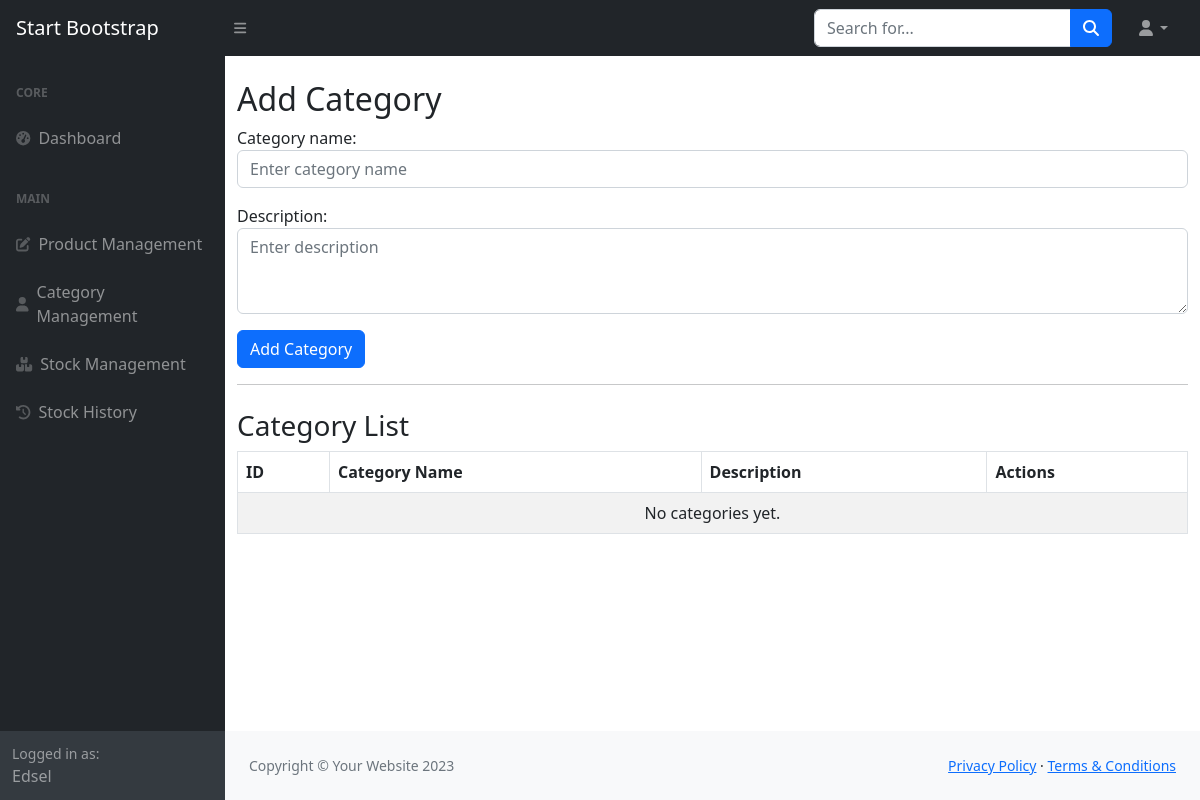
Page /categories/ on the earlier database version.
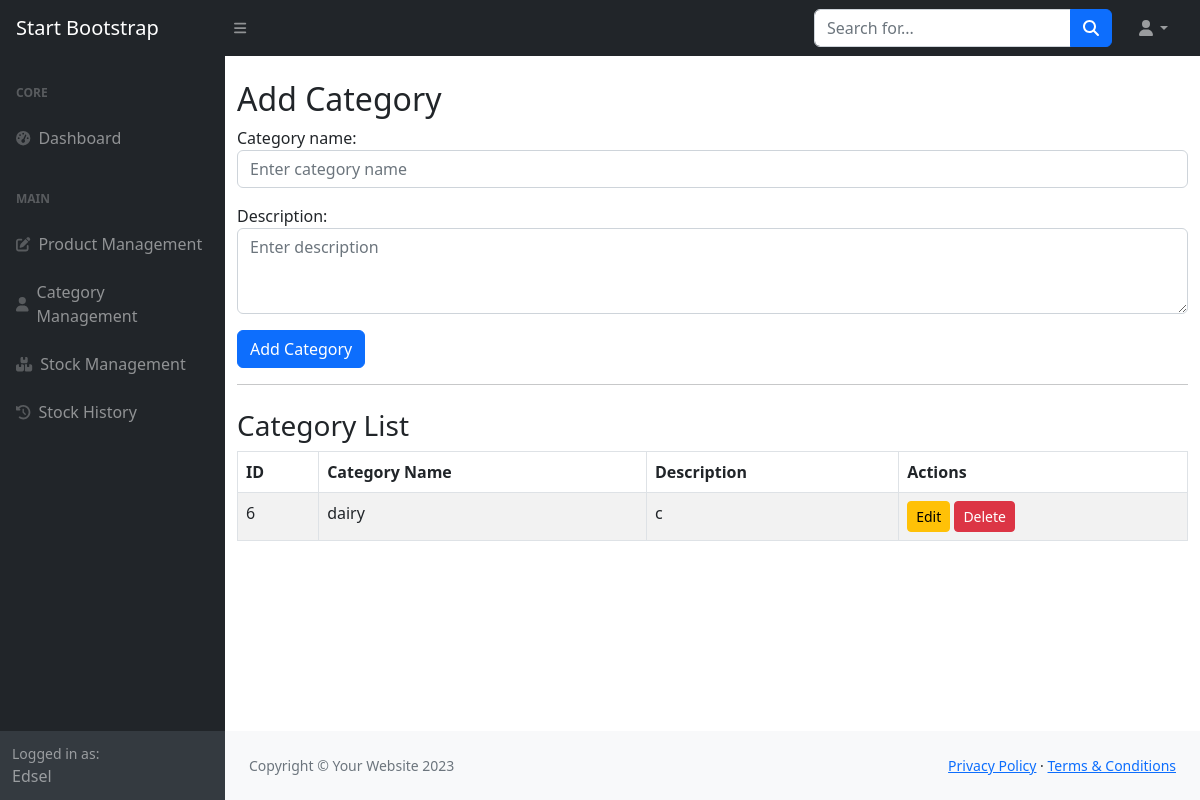
Same page on the later database version.
### inventory/models.py (models this page shows, shortened)
class Category(models.Model):
    category_name = models.CharField(max_length=100)
    description = models.TextField(blank=True)

### inventory/views.py (the view)
# urls.py: path('categories/', views.category_list_add, name='category_list_add'),
def category_list_add(request):
    if request.method == 'POST':
        form = CategoryForm(request.POST)
        if form.is_valid():
            form.save()
            return redirect('category_list_add')
    else:
        form = CategoryForm()
    categories = Category.objects.all()
    return render(request, 'inventory/add_category.html', {
        'form': form,
        'categories': categories
    })

### inventory/forms.py
class CategoryForm(forms.ModelForm):
    class Meta:
        model = Category
        fields = ['category_name', 'description']
        widgets = {
            'category_name': forms.TextInput(attrs={'class': 'form-control', 'placeholder': 'Enter category name'}),
            'description': forms.Textarea(attrs={'class': 'form-control', 'rows': 3, 'placeholder': 'Enter description'}),
        }

### templates/inventory/add_category.html (shortened to what this page needs)
{% include "partials/header.html" %}
<body class="sb-nav-fixed">
    {% include "partials/navbar.html" %}
    <div id="layoutSidenav">
        {% include "partials/sidebar.html" %}
        <div id="layoutSidenav_content">
            <main>
                <div class="container mt-4">
                    <h2>{% if edit_mode %}Edit Category{% else %}Add Category{% endif %}</h2>
                    <form method="POST">
                        {{ form.as_p }}
                        {% if edit_mode %}
                            <button type="submit" class="btn btn-success">Update Category</button>
                            <a href="{% url 'category_list_add' %}" class="btn btn-secondary">Cancel</a>
                        {% else %}
                            <button type="submit" class="btn btn-primary">Add Category</button>
                        {% endif %}
                    </form>
                    <hr>
                    <h3 class="mt-4">Category List</h3>
                    <table class="table table-bordered table-striped mt-2">
                        <thead>
                            <tr>
                                <th>ID</th>
                                <th>Category Name</th>
                                <th>Description</th>
                                <th>Actions</th>
                            </tr>
                        </thead>
                        <tbody>
                            {% for category in categories %}
                            <tr>
                                <td>{{ category.id }}</td>
                                <td>{{ category.category_name }}</td>
                                <td>{{ category.description }}</td>
                                <td>
                                    <a href="{% url 'category_edit' category.id %}" class="btn btn-warning btn-sm">Edit</a>
                                    <a href="{% url 'category_delete' category.id %}" class="btn btn-danger btn-sm"
                                       onclick="return confirm('Are you sure you want to delete this category?');">Delete</a>
                                </td>
                            </tr>
                            {% empty %}
                            <tr><td colspan="4" class="text-center">No categories yet.</td></tr>
                            {% endfor %}
                        </tbody>
                    </table>
                </div>
            </main>
            {% include "partials/footer.html" %}
        </div>
    </div>
</body>
</html>

Differences in the rows shown:
added Category: id "6", category_name "dairy", description "c"
Other differences:
text no longer shown: "No categories yet."
